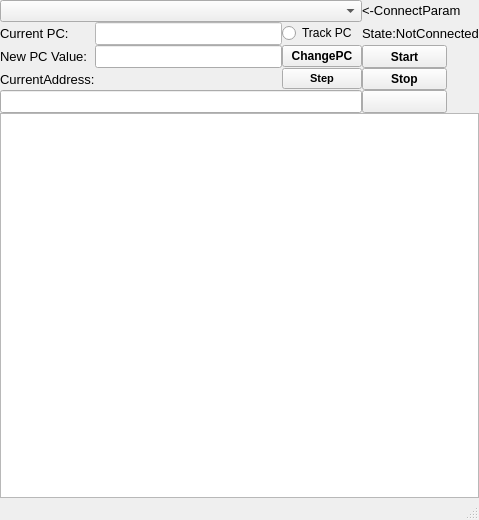
<?xml version="1.0" encoding="UTF-8"?>
<ui version="4.0">
 <class>ProcessWindow</class>
 <widget class="QMainWindow" name="ProcessWindow">
  <property name="geometry">
   <rect>
    <x>0</x>
    <y>0</y>
    <width>479</width>
    <height>520</height>
   </rect>
  </property>
  <property name="windowTitle">
   <string>MainWindow</string>
  </property>
  <widget class="QWidget" name="centralwidget">
   <layout class="QGridLayout" name="gridLayout_2">
    <property name="horizontalSpacing">
     <number>0</number>
    </property>
    <property name="verticalSpacing">
     <number>1</number>
    </property>
    <property name="margin">
     <number>0</number>
    </property>
    <item row="1" column="1">
     <layout class="QGridLayout" name="gridLayout">
      <item row="8" column="0" colspan="4">
       <widget class="QTableWidget" name="tableWidget">
        <property name="styleSheet">
         <string notr="true">color: rgb(0, 0, 0);</string>
        </property>
       </widget>
      </item>
      <item row="5" column="0">
       <widget class="QLabel" name="label_2">
        <property name="font">
         <font>
          <pointsize>10</pointsize>
         </font>
        </property>
        <property name="text">
         <string>CurrentAddress:</string>
        </property>
       </widget>
      </item>
      <item row="0" column="0" colspan="3">
       <widget class="QComboBox" name="comboBox"/>
      </item>
      <item row="0" column="3">
       <widget class="QLabel" name="label_4">
        <property name="font">
         <font>
          <pointsize>10</pointsize>
         </font>
        </property>
        <property name="text">
         <string>&lt;-ConnectParam</string>
        </property>
       </widget>
      </item>
      <item row="2" column="0">
       <widget class="QLabel" name="label">
        <property name="font">
         <font>
          <pointsize>10</pointsize>
         </font>
        </property>
        <property name="text">
         <string>Current PC:</string>
        </property>
       </widget>
      </item>
      <item row="7" column="0" colspan="3">
       <widget class="QLineEdit" name="CurrentAddressLine">
        <property name="font">
         <font>
          <pointsize>10</pointsize>
         </font>
        </property>
       </widget>
      </item>
      <item row="2" column="3">
       <widget class="QLabel" name="StateLabel">
        <property name="font">
         <font>
          <pointsize>10</pointsize>
         </font>
        </property>
        <property name="text">
         <string>State:NotConnected</string>
        </property>
       </widget>
      </item>
      <item row="7" column="3">
       <widget class="QPushButton" name="StateButton">
        <property name="enabled">
         <bool>true</bool>
        </property>
        <property name="maximumSize">
         <size>
          <width>85</width>
          <height>25</height>
         </size>
        </property>
        <property name="font">
         <font>
          <weight>75</weight>
          <bold>true</bold>
         </font>
        </property>
        <property name="text">
         <string/>
        </property>
       </widget>
      </item>
      <item row="5" column="3">
       <widget class="QPushButton" name="StopButton">
        <property name="maximumSize">
         <size>
          <width>85</width>
          <height>25</height>
         </size>
        </property>
        <property name="font">
         <font>
          <weight>75</weight>
          <bold>true</bold>
         </font>
        </property>
        <property name="text">
         <string>Stop</string>
        </property>
       </widget>
      </item>
      <item row="4" column="3">
       <widget class="QPushButton" name="StartButton">
        <property name="maximumSize">
         <size>
          <width>85</width>
          <height>25</height>
         </size>
        </property>
        <property name="font">
         <font>
          <weight>75</weight>
          <bold>true</bold>
         </font>
        </property>
        <property name="text">
         <string>Start</string>
        </property>
       </widget>
      </item>
      <item row="2" column="1">
       <widget class="QLineEdit" name="PcLine">
        <property name="enabled">
         <bool>false</bool>
        </property>
        <property name="font">
         <font>
          <pointsize>10</pointsize>
         </font>
        </property>
        <property name="styleSheet">
         <string notr="true">background-color: rgb(255, 255, 255);
color: rgb(0, 0, 0);</string>
        </property>
       </widget>
      </item>
      <item row="2" column="2">
       <widget class="QRadioButton" name="TrackPcRadioButton">
        <property name="text">
         <string>Track PC</string>
        </property>
       </widget>
      </item>
      <item row="5" column="2">
       <widget class="QPushButton" name="StepButton">
        <property name="font">
         <font>
          <pointsize>8</pointsize>
          <weight>75</weight>
          <bold>true</bold>
         </font>
        </property>
        <property name="text">
         <string>Step</string>
        </property>
       </widget>
      </item>
      <item row="4" column="0">
       <widget class="QLabel" name="label_3">
        <property name="font">
         <font>
          <pointsize>10</pointsize>
         </font>
        </property>
        <property name="text">
         <string>New PC Value:</string>
        </property>
       </widget>
      </item>
      <item row="4" column="1">
       <widget class="QLineEdit" name="changePcline">
        <property name="font">
         <font>
          <pointsize>10</pointsize>
         </font>
        </property>
       </widget>
      </item>
      <item row="4" column="2">
       <widget class="QPushButton" name="changePCButton">
        <property name="font">
         <font>
          <weight>75</weight>
          <bold>true</bold>
         </font>
        </property>
        <property name="text">
         <string>ChangePC</string>
        </property>
       </widget>
      </item>
     </layout>
    </item>
   </layout>
  </widget>
  <widget class="QStatusBar" name="statusbar"/>
  <widget class="QMenuBar" name="menubar">
   <property name="geometry">
    <rect>
     <x>0</x>
     <y>0</y>
     <width>479</width>
     <height>20</height>
    </rect>
   </property>
  </widget>
 </widget>
 <resources/>
 <connections/>
</ui>
